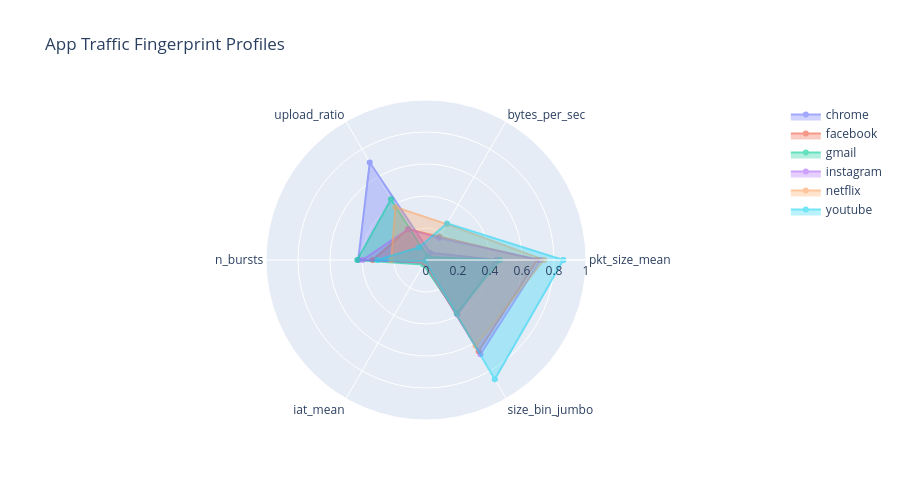

The cell this chart's notebook holds for it:
### Code cell
# 3.4 — App traffic fingerprint radar chart
radar_features = ['pkt_size_mean', 'bytes_per_sec', 'upload_ratio',
                  'n_bursts', 'iat_mean', 'size_bin_jumbo']
radar_features = [f for f in radar_features if f in df.columns]

fig = go.Figure()
for app in df['app'].unique():
    subset = df[df['app'] == app][radar_features].mean()
    # Normalize to 0-1 for radar
    normalized = (subset - df[radar_features].min()) / (df[radar_features].max() - df[radar_features].min() + 1e-8)
    fig.add_trace(go.Scatterpolar(
        r=normalized.values.tolist() + [normalized.values[0]],
        theta=radar_features + [radar_features[0]],
        name=app, fill='toself', opacity=0.6
    ))
fig.update_layout(title='App Traffic Fingerprint Profiles', height=500,
                  polar=dict(radialaxis=dict(visible=True, range=[0, 1])))
fig.show()

### Figure 1 — Plotly figure (JSON) as saved in the notebook; plotly's stock layout.template omitted (floating-point values rounded to 4 significant figures)
{"data": [{"fill": "toself", "name": "chrome", "opacity": 0.6, "r": [0.4416, 0.05232, 0.7032, 0.4238, 0.009368, 0.393, 0.4416], "theta": ["pkt_size_mean", "bytes_per_sec", "upload_ratio", "n_bursts", "iat_mean", "size_bin_jumbo", "pkt_size_mean"], "type": "scatterpolar"}, {"fill": "toself", "name": "facebook", "opacity": 0.6, "r": [0.6948, 0.1676, 0.2227, 0.3326, 0.01918, 0.658, 0.6948], "theta": ["pkt_size_mean", "bytes_per_sec", "upload_ratio", "n_bursts", "iat_mean", "size_bin_jumbo", "pkt_size_mean"], "type": "scatterpolar"}, {"fill": "toself", "name": "gmail", "opacity": 0.6, "r": [0.4629, 0.02171, 0.4377, 0.4303, 0.03295, 0.384, 0.4629], "theta": ["pkt_size_mean", "bytes_per_sec", "upload_ratio", "n_bursts", "iat_mean", "size_bin_jumbo", "pkt_size_mean"], "type": "scatterpolar"}, {"fill": "toself", "name": "instagram", "opacity": 0.6, "r": [0.7161, 0.1578, 0.2226, 0.3967, 0.0186, 0.6808, 0.7161], "theta": ["pkt_size_mean", "bytes_per_sec", "upload_ratio", "n_bursts", "iat_mean", "size_bin_jumbo", "pkt_size_mean"], "type": "scatterpolar"}, {"fill": "toself", "name": "netflix", "opacity": 0.6, "r": [0.7376, 0.2588, 0.381, 0.2169, 0.01496, 0.6185, 0.7376], "theta": ["pkt_size_mean", "bytes_per_sec", "upload_ratio", "n_bursts", "iat_mean", "size_bin_jumbo", "pkt_size_mean"], "type": "scatterpolar"}, {"fill": "toself", "name": "youtube", "opacity": 0.6, "r": [0.8577, 0.2643, 0.09019, 0.3038, 0.008571, 0.8603, 0.8577], "theta": ["pkt_size_mean", "bytes_per_sec", "upload_ratio", "n_bursts", "iat_mean", "size_bin_jumbo", "pkt_size_mean"], "type": "scatterpolar"}], "layout": {"height": 500, "polar": {"radialaxis": {"range": [0, 1], "visible": true}}, "title": {"text": "App Traffic Fingerprint Profiles"}}}
